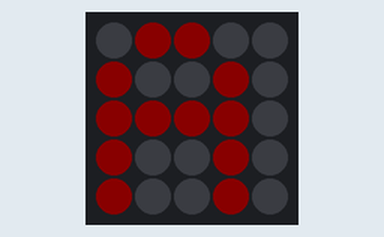
Recording of a program running on a simulated Raspberry Pi Pico running MicroPython. Shown: 5×5 RGB LED matrix (first LED top left, wired row by row). Dim RGB values are drawn brighter than linear.

Above: at 0.06 s.
At 5.03 s:
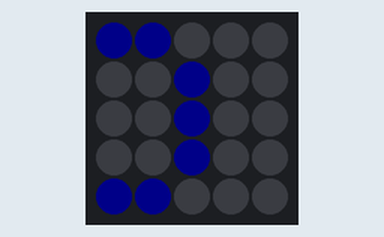
At 9.99 s:
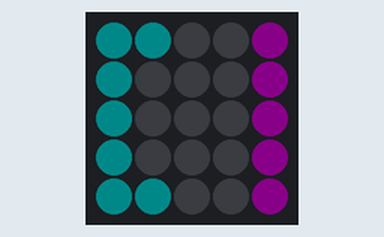
At 19.92 s:
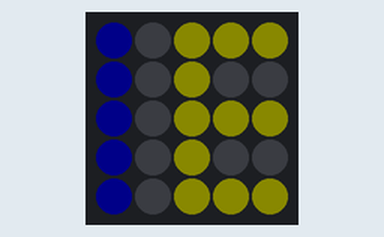
At 29.84 s:
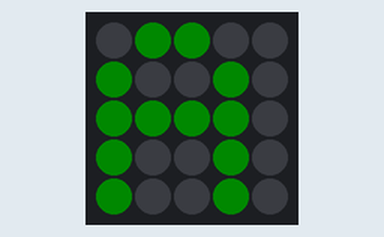
At 39.87 s:
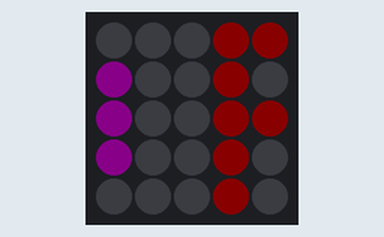

The program:

scroolText.py
```python
from machine import Pin
import rp2
import array
import time

# Programa PIO para WS2812
@rp2.asm_pio(
    sideset_init=rp2.PIO.OUT_LOW,
    out_shiftdir=rp2.PIO.SHIFT_LEFT,
    autopull=True,
    pull_thresh=24,
)
def ws2812():
    wrap_target()
    label("bitloop")
    out(x, 1)               .side(0) [2]
    jmp(not_x, "do_zero")   .side(1) [2]
    jmp("bitloop_end")      .side(1) [4]
    label("do_zero")
    nop()                   .side(0) [4]
    label("bitloop_end")
    wrap()

# Configuración
PIN_NUM = 16
NUM_LEDS = 25
MATRIX_WIDTH = 5
MATRIX_HEIGHT = 5

# Inicializa el estado PIO
sm = rp2.StateMachine(0, ws2812, freq=8000000, sideset_base=Pin(PIN_NUM))
sm.active(1)

# Función para enviar datos a los LEDs
def send_pixels(pixels):
    buf = array.array(
        "I", [(g << 16) | (r << 8) | b for r, g, b in pixels]
    )
    sm.put(buf, 8)

# Función para actualizar la matriz de LEDs según el bitmap
def update_matrix():
    pixels = []
    for row in bitmap:
        pixels.extend(row)  # Convierte la matriz 2D en una lista lineal
    send_pixels(pixels)

# Bitmap inicial (matriz vacía)
bitmap = [[(0, 0, 0) for _ in range(MATRIX_WIDTH)] for _ in range(MATRIX_HEIGHT)]

# Función para limpiar el bitmap
def clear_bitmap():
    for y in range(MATRIX_HEIGHT):
        for x in range(MATRIX_WIDTH):
            bitmap[y][x] = (0, 0, 0)

# Diccionario de letras representadas como bitmaps
letters = {
    "A": [
        [0, 1, 1, 0, 0],
        [1, 0, 0, 1, 0],
        [1, 1, 1, 1, 0],
        [1, 0, 0, 1, 0],
        [1, 0, 0, 1, 0],
    ],
    "B": [
        [1, 1, 1, 0, 0],
        [1, 0, 0, 1, 0],
        [1, 1, 1, 0, 0],
        [1, 0, 0, 1, 0],
        [1, 1, 1, 0, 0],
    ],
    "C": [
        [0, 1, 1, 0, 0],
        [1, 0, 0, 1, 0],
        [1, 0, 0, 0, 0],
        [1, 0, 0, 1, 0],
        [0, 1, 1, 0, 0],
    ],
    "D": [
        [1, 1, 1, 0, 0],
        [1, 0, 0, 1, 0],
        [1, 0, 0, 1, 0],
        [1, 0, 0, 1, 0],
        [1, 1, 1, 0, 0],
    ],
    "E": [
        [1, 1, 1, 1, 0],
        [1, 0, 0, 0, 0],
        [1, 1, 1, 0, 0],
        [1, 0, 0, 0, 0],
        [1, 1, 1, 1, 0],
    ],
    "F": [
        [1, 1, 1, 1, 0],
        [1, 0, 0, 0, 0],
        [1, 1, 1, 0, 0],
        [1, 0, 0, 0, 0],
        [1, 0, 0, 0, 0],
    ],
    "G": [
        [0, 1, 1, 1, 0],
        [1, 0, 0, 0, 0],
        [1, 0, 1, 1, 0],
        [1, 0, 0, 1, 0],
        [0, 1, 1, 0, 0],
    ],
    "H": [
        [1, 0, 0, 1, 0],
        [1, 0, 0, 1, 0],
        [1, 1, 1, 1, 0],
        [1, 0, 0, 1, 0],
        [1, 0, 0, 1, 0],
    ],
    "I": [
        [0, 1, 1, 1, 0],
        [0, 0, 1, 0, 0],
        [0, 0, 1, 0, 0],
        [0, 0, 1, 0, 0],
        [0, 1, 1, 1, 0],
    ],
    "J": [
        [0, 0, 1, 1, 0],
        [0, 0, 0, 1, 0],
        [0, 0, 0, 1, 0],
        [1, 0, 0, 1, 0],
        [0, 1, 1, 0, 0],
    ],
    "K": [
        [1, 0, 0, 1, 0],
        [1, 0, 1, 0, 0],
        [1, 1, 0, 0, 0],
        [1, 0, 1, 0, 0],
        [1, 0, 0, 1, 0],
    ],
    "L": [
        [1, 0, 0, 0, 0],
        [1, 0, 0, 0, 0],
        [1, 0, 0, 0, 0],
        [1, 0, 0, 0, 0],
        [1, 1, 1, 1, 1],
    ],
    "M": [
        [1, 0, 0, 0, 1],
        [1, 1, 0, 1, 1],
        [1, 0, 1, 0, 1],
        [1, 0, 0, 0, 1],
        [1, 0, 0, 0, 1],
    ],
    "N": [
        [1, 0, 0, 0, 1],
        [1, 1, 0, 0, 1],
        [1, 0, 1, 0, 1],
        [1, 0, 0, 1, 1],
        [1, 0, 0, 0, 1],
    ],
    "O": [
        [0, 1, 1, 0, 0],
        [1, 0, 0, 1, 0],
        [1, 0, 0, 1, 0],
        [1, 0, 0, 1, 0],
        [0, 1, 1, 0, 0],
    ],
    "P": [
        [1, 1, 1, 0, 0],
        [1, 0, 0, 1, 0],
        [1, 1, 1, 0, 0],
        [1, 0, 0, 0, 0],
        [1, 0, 0, 0, 0],
    ],
    "Q": [
        [0, 1, 1, 1, 0],
        [1, 0, 0, 0, 1],
        [1, 0, 0, 0, 1],
        [1, 0, 0, 1, 0],
        [0, 1, 1, 0, 1],
    ],
    "R": [
        [1, 1, 1, 0, 0],
        [1, 0, 0, 1, 0],
        [1, 1, 1, 0, 0],
        [1, 0, 1, 0, 0],
        [1, 0, 0, 1, 0],
    ],
    "S": [
        [0, 1, 1, 1, 0],
        [1, 0, 0, 0, 0],
        [0, 1, 1, 0, 0],
        [0, 0, 0, 1, 0],
        [1, 1, 1, 0, 0],
    ],
    "T": [
        [0, 1, 1, 1, 0],
        [0, 0, 1, 0, 0],
        [0, 0, 1, 0, 0],
        [0, 0, 1, 0, 0],
        [0, 0, 1, 0, 0],
    ],
    "U": [
        [1, 0, 0, 1, 0],
        [1, 0, 0, 1, 0],
        [1, 0, 0, 1, 0],
        [1, 0, 0, 1, 0],
        [0, 1, 1, 0, 0],
    ],
    "V": [
        [1, 0, 0, 0, 1],
        [1, 0, 0, 0, 1],
        [1, 0, 0, 0, 1],
        [0, 1, 0, 1, 0],
        [0, 0, 1, 0, 0],
    ],
    "W": [
        [1, 0, 0, 0, 1],
        [1, 0, 0, 0, 1],
        [1, 0, 1, 0, 1],
        [1, 1, 0, 1, 1],
        [1, 0, 0, 0, 1],
    ],
    "X": [
        [1, 0, 0, 0, 1],
        [0, 1, 0, 1, 0],
        [0, 0, 1, 0, 0],
        [0, 1, 0, 1, 0],
        [1, 0, 0, 0, 1],
    ],
    "Y": [
        [1, 0, 0, 0, 1],
        [0, 1, 0, 1, 0],
        [0, 0, 1, 0, 0],
        [0, 0, 1, 0, 0],
        [0, 0, 1, 0, 0],
    ],
    "Z": [
        [1, 1, 1, 1, 1],
        [0, 0, 0, 1, 0],
        [0, 0, 1, 0, 0],
        [0, 1, 0, 0, 0],
        [1, 1, 1, 1, 1],
    ],

    " ": [
        [0, 0, 0, 0, 0],
        [0, 0, 0, 0, 0],
        [0, 0, 0, 0, 0],
        [0, 0, 0, 0, 0],
        [0, 0, 0, 0, 0],
    ],
    "/": [
        [0, 0, 0, 0, 1],
        [0, 0, 0, 1, 0],
        [0, 0, 1, 0, 0],
        [0, 1, 0, 0, 0],
        [1, 0, 0, 0, 0],
    ],
     "-": [
        [0, 0, 0, 0, 0],
        [0, 0, 0, 0, 0],
        [0, 1, 1, 1, 0],
        [0, 0, 0, 0, 0],
        [0, 0, 0, 0, 0],
    ],
    "0": [
        [0, 1, 1, 0, 0],
        [1, 0, 0, 1, 0],
        [1, 0, 1, 1, 0],
        [1, 1, 0, 1, 0],
        [0, 1, 1, 0, 0],
    ],
    "1": [
        [0, 0, 1, 0, 0],
        [0, 1, 1, 0, 0],
        [0, 0, 1, 0, 0],
        [0, 0, 1, 0, 0],
        [0, 1, 1, 1, 0],
    ],
    "2": [
        [0, 1, 1, 0, 0],
        [1, 0, 0, 1, 0],
        [0, 0, 1, 1, 0],
        [0, 1, 0, 0, 0],
        [1, 1, 1, 1, 0],
    ],
    "3": [
        [0, 1, 1, 0, 0],
        [0, 0, 0, 1, 0],
        [0, 0, 1, 0, 0],
        [0, 0, 0, 1, 0],
        [0, 1, 1, 0, 0],
    ],
    "4": [
        [1, 0, 0, 1, 0],
        [1, 0, 0, 1, 0],
        [1, 1, 1, 1, 0],
        [0, 0, 0, 1, 0],
        [0, 0, 0, 1, 0],
    ],
    "5": [
        [0, 1, 1, 1, 0],
        [1, 0, 0, 0, 0],
        [0, 1, 1, 1, 0],
        [0, 0, 0, 1, 0],
        [0, 1, 1, 0, 0],
    ],
    "6": [
        [0, 1, 1, 1, 0],
        [1, 0, 0, 0, 0],
        [1, 1, 1, 0, 0],
        [1, 0, 0, 1, 0],
        [0, 1, 1, 0, 0],
    ],
    "7": [
        [1, 1, 1, 1, 0],
        [0, 0, 0, 1, 0],
        [0, 0, 1, 0, 0],
        [0, 1, 0, 0, 0],
        [1, 0, 0, 0, 0],
    ],
    "8": [
        [0, 1, 1, 0, 0],
        [1, 0, 0, 1, 0],
        [0, 1, 1, 0, 0],
        [1, 0, 0, 1, 0],
        [0, 1, 1, 0, 0],
    ],
    "9": [
        [0, 1, 1, 0, 0],
        [1, 0, 0, 1, 0],
        [0, 1, 1, 1, 0],
        [0, 0, 0, 1, 0],
        [1, 1, 1, 0, 0],
    ],
    "+": [
        [0, 0, 0, 0, 0],
        [0, 0, 1, 0, 0],
        [0, 1, 1, 1, 0],
        [0, 0, 1, 0, 0],
        [0, 0, 0, 0, 0],
    ],
    "=": [
        [0, 0, 0, 0, 0],
        [0, 1, 1, 1, 0],
        [0, 0, 0, 0, 0],
        [0, 1, 1, 1, 0],
        [0, 0, 0, 0, 0],
    ],
}

# Función para mostrar texto en una marquesina con colores opcionales
def scroll_text_with_colors(text, colors=None, delay=0.2):
    # Colores predeterminados
    default_colors = [
        (10, 0, 0),  # Rojo
        (0, 10, 0),  # Verde
        (0, 0, 10),  # Azul
        (10, 10, 0), # Amarillo
        (0, 10, 10), # Cian
        (10, 0, 10), # Magenta
    ]

    # Si no se especifican colores o hay menos colores que letras, asignar colores predeterminados cíclicamente
    if colors is None or len(colors) < len(text):
        colors = [default_colors[i % len(default_colors)] for i in range(len(text))]

    # Convertir texto a bitmaps con una columna de separación
    buffer = []
    color_map = []  # Mapa de colores para cada columna
    for i, char in enumerate(text):
        if char in letters:
            letter = letters[char]
            # Añadir columnas de la letra al buffer
            for col in range(5):  # Cada letra es de 5 columnas
                buffer.append([letter[row][col] for row in range(5)])
                color_map.append(colors[i])  # Asignar color para cada columna
            # Añadir una columna vacía (separación)
            buffer.append([0, 0, 0, 0, 0])
            color_map.append((0, 0, 0))  # Color negro para la separación

    # Desplazar el buffer
    for offset in range(len(buffer) - MATRIX_WIDTH + 1):
        clear_bitmap()
        for y in range(5):  # Filas
            for x in range(5):  # Columnas visibles
                if buffer[offset + x][y]:
                    bitmap[y][x] = color_map[offset + x]
                else:
                    bitmap[y][x] = (0, 0, 0)
        update_matrix()
        time.sleep(delay)

# Ciclo principal
try:
    while True:
        # Ejemplo con colores automáticos
        scroll_text_with_colors(
            "AQUI PUEDES ESCRIBIR TEXTO LIBREMENTE SIN PREOCUPARTE POR LOS COLORES   ---    ",  # Texto a mostrar
            delay=0.1
        )
        # Ejemplo con colores personalizados
        scroll_text_with_colors(
            "TEXTO CON COLORES PREDEFINIDOS",
            colors=[(10, 0, 0), (0, 10, 0), (0, 0, 10), (10, 10, 0), (0, 10, 10), (0, 0, 10), (10, 10, 0), (0, 10, 10), (0, 0, 10), (10, 10, 0), (0, 10, 10), (0, 0, 10), (10, 10, 0), (0, 10, 10), (0, 0, 10), (10, 10, 0), (0, 10, 10), (0, 0, 10), (10, 10, 0), (0, 10, 10), (0, 0, 10), (10, 10, 0), (0, 10, 10), (0, 0, 10), (10, 10, 0), (0, 10, 10), (0, 0, 10), (10, 10, 0), (0, 10, 10), (0, 0, 10), (10, 10, 0), (0, 10, 10)],
            delay=0.2
        )
except KeyboardInterrupt:
    clear_bitmap()
    send_pixels([(0, 0, 0)] * NUM_LEDS)  # Apaga los LEDs
```
